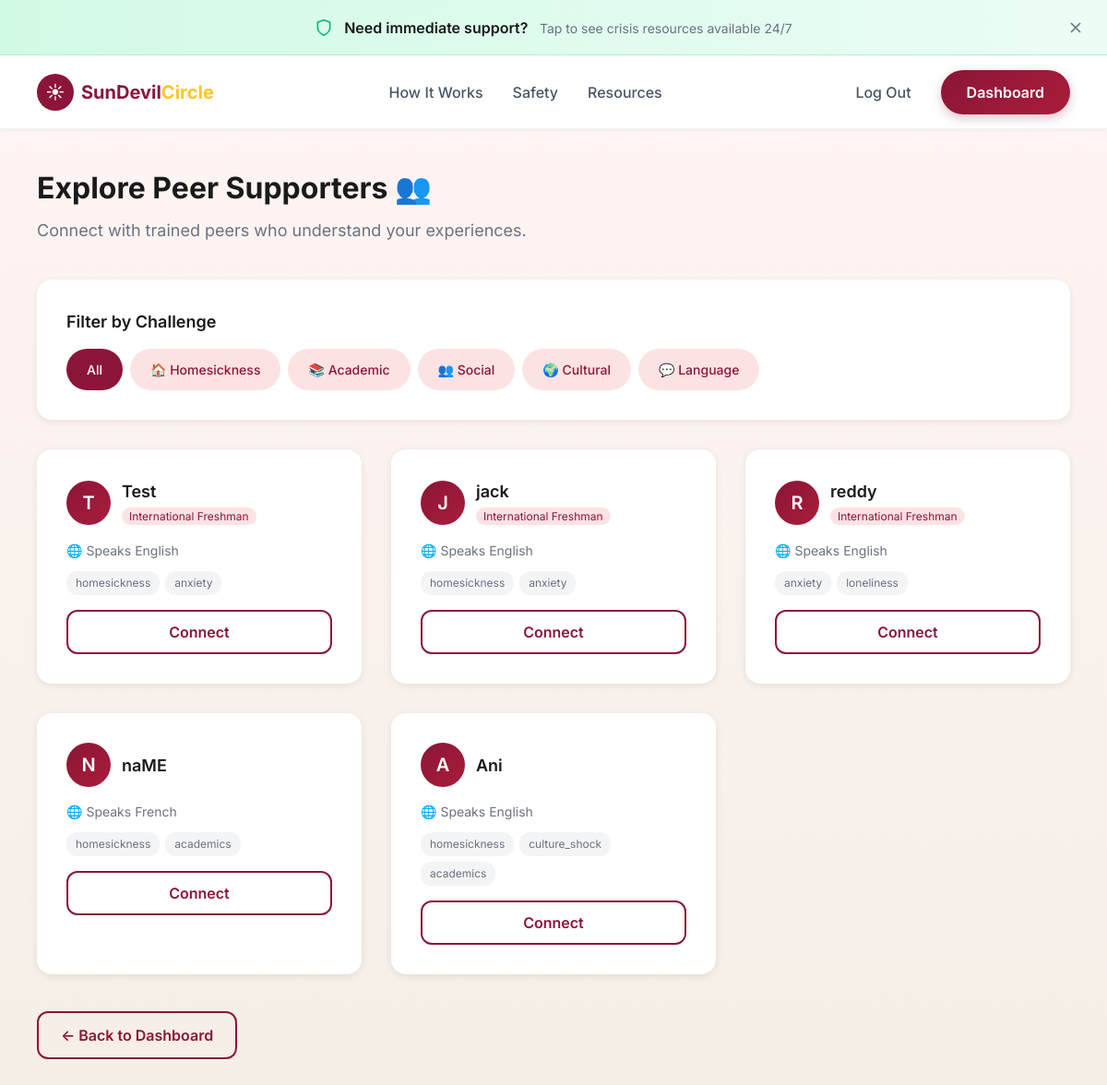
Page /people (signed in) on the earlier database version.
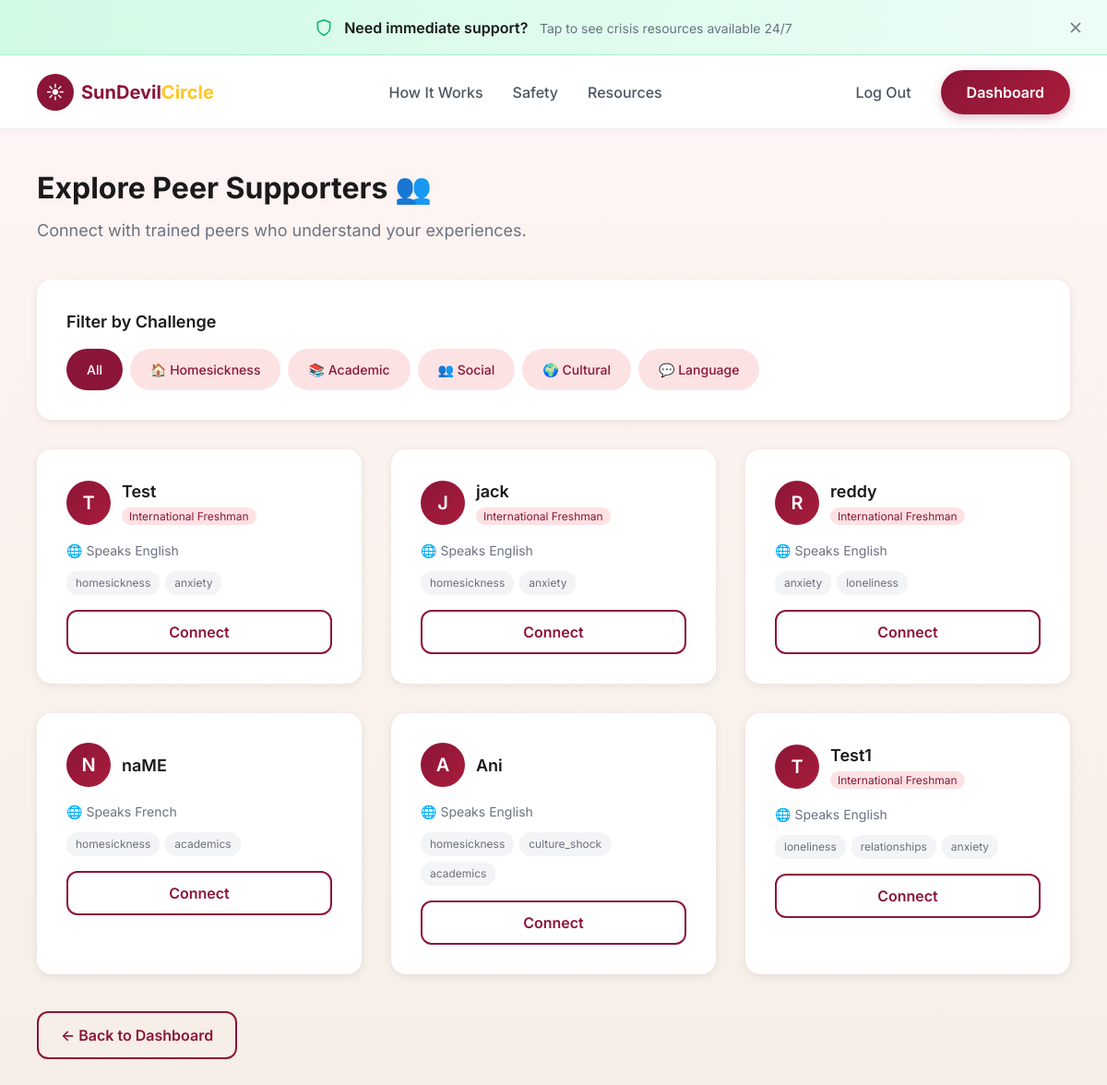
Same page on the later database version.
### tables this page shows
CREATE TABLE profiles (
                user_id INTEGER PRIMARY KEY,
                display_name TEXT,
                is_international_freshman INTEGER DEFAULT 0,
                preferred_language TEXT DEFAULT '',
                primary_challenge TEXT DEFAULT '',
                support_style TEXT DEFAULT 'mixed', support_topics TEXT DEFAULT "", languages TEXT DEFAULT "", cultural_background TEXT DEFAULT "", onboarding_complete INTEGER DEFAULT 0,
                FOREIGN KEY (user_id) REFERENCES users(id)
            );

### app.py (the view, shortened to what this page needs)
@app.route("/people", methods=["GET"])
@login_required
def people():
    if not session.get("display_name"):
        return redirect(url_for("onboarding"))
    user_id = session.get("user_id")
    filter_challenge = request.args.get("filter", "")
    db = get_db()
    all_profiles = db.execute('''
        SELECT p.*, u.username FROM profiles p
        JOIN users u ON p.user_id = u.id
        WHERE p.user_id != ? AND p.display_name IS NOT NULL AND p.display_name != ''
    ''', (user_id,)).fetchall()
    peers = []
    for row in all_profiles:
        challenges = row['primary_challenge'] or ''
        support_topics = row['support_topics'] or ''
        all_challenges = challenges + ',' + support_topics
        peers.append({
            "user_id": row['user_id'],
            "display_name": row['display_name'] or 'Anonymous',
            "is_international_freshman": bool(row['is_international_freshman']),
            "preferred_language": row['preferred_language'] or '',
            "primary_challenge": row['primary_challenge'] or '',
            "support_style": row['support_style'] or 'mixed'
        })
    if user_id:
        similar = get_similar_users(user_id, top_n=10, threshold=0.2)
    incoming_requests = get_pending_requests_for_user(user_id)
    return render_template(
        "people.html",
        peers=peers,
        filter=filter_challenge,
        incoming_requests=incoming_requests,
        username=session.get("username")
    )

### app.py (called while the page is built, shortened)
def get_db():
    db = getattr(g, '_database', None)
    if db is None:
        db = g._database = sqlite3.connect(DATABASE)
        db.row_factory = sqlite3.Row
    return db

@app.teardown_appcontext
def close_connection(exception):
    db = getattr(g, '_database', None)
    if db is not None:
        db.close()

def login_required(f):
    @wraps(f)
    def decorated_function(*args, **kwargs):
        if not session.get("user_id"):
            return redirect(url_for("login"))
        return f(*args, **kwargs)
    return decorated_function

def get_similar_users(user_id, top_n=5, threshold=0.4):
    user_data = user_embeddings.get(user_id)
    if not user_data:
        return []

def get_pending_requests_for_user(user_id):
    return pending_requests.get(user_id, [])

### templates/people.html (shortened to what this page needs)
{% extends "base.html" %}
{% block content %}
<div class="container" style="padding-top: 180px; padding-bottom: 80px;">
    <div style="margin-bottom: 40px;">
        <h1 style="font-size: 32px; font-weight: 700; color: var(--text-primary);">Explore Peer Supporters 👥</h1>
        <p style="color: var(--text-secondary); margin-top: 8px; font-size: 18px;">Connect with trained peers who
            understand your experiences.</p>
    </div>
    <div class="card" style="margin-bottom: 32px;">
        <h3 style="font-size: 18px; font-weight: 600; margin-bottom: 16px;">Filter by Challenge</h3>
        <div style="display: flex; flex-wrap: wrap; gap: 8px;">
            <a href="{{ url_for('people') }}" class="group-tag-btn"
                style="{{ 'background: var(--primary-maroon); color: white;' if not filter else '' }}">All</a>
            <a href="{{ url_for('people', filter='homesickness') }}" class="group-tag-btn"
                style="{{ 'background: var(--primary-maroon); color: white;' if filter == 'homesickness' else '' }}">🏠
                Homesickness</a>
            <a href="{{ url_for('people', filter='academic') }}" class="group-tag-btn"
                style="{{ 'background: var(--primary-maroon); color: white;' if filter == 'academic' else '' }}">📚
                Academic</a>
            <a href="{{ url_for('people', filter='social') }}" class="group-tag-btn"
                style="{{ 'background: var(--primary-maroon); color: white;' if filter == 'social' else '' }}">👥
                Social</a>
            <a href="{{ url_for('people', filter='cultural') }}" class="group-tag-btn"
                style="{{ 'background: var(--primary-maroon); color: white;' if filter == 'cultural' else '' }}">🌍
                Cultural</a>
            <a href="{{ url_for('people', filter='language') }}" class="group-tag-btn"
                style="{{ 'background: var(--primary-maroon); color: white;' if filter == 'language' else '' }}">💬
                Language</a>
        </div>
    </div>
    {% if peers and peers|length > 0 %}
    <div class="steps-grid">
        {% for peer in peers %}
        <div class="step-card">
            <div style="display: flex; align-items: center; gap: 12px; margin-bottom: 16px;">
                <div
                    style="width: 48px; height: 48px; background: linear-gradient(135deg, #8B1538, #A91D3A); border-radius: 50%; display: flex; align-items: center; justify-content: center; color: white; font-size: 20px; font-weight: 600;">
                    {{ peer.display_name[0].upper() if peer.display_name else '?' }}
                </div>
                <div>
                    <h3 style="font-size: 18px; font-weight: 600; color: var(--text-primary);">{{ peer.display_name }}
                    </h3>
                    {% if peer.is_international_freshman %}
                    <span
                        style="font-size: 12px; background: var(--pink-light); color: var(--primary-maroon); padding: 2px 8px; border-radius: 12px;">International
                        Freshman</span>
                    {% endif %}
                </div>
            </div>
            {% if peer.preferred_language %}
            <p style="font-size: 14px; color: var(--text-secondary); margin-bottom: 8px;">
                🌐 Speaks {{ peer.preferred_language }}
            </p>
            {% endif %}
            {% if peer.primary_challenge %}
            <div style="display: flex; flex-wrap: wrap; gap: 6px; margin-top: 12px;">
                {% for challenge in peer.primary_challenge.split(',')[:3] %}
                {% if challenge.strip() %}
                <span
                    style="font-size: 12px; background: #F3F4F6; color: var(--text-secondary); padding: 4px 10px; border-radius: 12px;">
                    {{ challenge.strip() }}
                </span>
                {% endif %}
                {% endfor %}
            </div>
            {% endif %}
            <button onclick="connectWithPeer('{{ peer.user_id }}', '{{ peer.display_name }}')" class="btn btn-outline"
                style="width: 100%; margin-top: 16px;">
                Connect
            </button>
        </div>
        {% endfor %}
    </div>
    {% endif %}
    <div style="margin-top: 40px;">
        <a href="{{ url_for('decision') }}" class="btn btn-outline">← Back to Dashboard</a>
    </div>
</div>
{% endblock %}

### templates/base.html (shortened to what this page needs)
<!DOCTYPE html>
<html lang="en">
<head>
    <link rel="stylesheet" href="{{ url_for('static', filename='style.css') }}">
</head>
<body>
    <div class="crisis-banner" id="crisisBanner">
        <div class="crisis-banner-content" onclick="toggleCrisisPanel()">
            <svg class="crisis-banner-icon" viewBox="0 0 24 24" fill="none" stroke="currentColor" stroke-width="2">
                <path d="M12 22s8-4 8-10V5l-8-3-8 3v7c0 6 8 10 8 10z" />
            </svg>
            <div class="crisis-banner-text">
                <strong>Need immediate support?</strong>
                <span>Tap to see crisis resources available 24/7</span>
            </div>
        </div>
        <svg class="crisis-banner-close" onclick="closeCrisisBanner(event)" viewBox="0 0 24 24" fill="none"
            stroke="currentColor" stroke-width="2">
            <path d="M18 6L6 18M6 6l12 12" />
        </svg>
    </div>
    <nav class="navbar" id="navbar">
        <div class="navbar-container">
            <a href="{{ url_for('index') }}" class="logo">
                <div class="logo-icon">☀</div>
                <div class="logo-text">
                    <span class="sun">SunDevil</span><span class="circle">Circle</span>
                </div>
            </a>
            <div class="nav-links">
                <a href="#how-it-works">How It Works</a>
                <a href="#safety">Safety</a>
                <a href="{{ url_for('resources') if session.get('user_id') else '#' }}">Resources</a>
            </div>
            <div class="nav-actions">
                {% if session.get('user_id') %}
                <a href="{{ url_for('logout') }}" class="btn-signin">Log Out</a>
                <a href="{{ url_for('decision') }}" class="btn-primary">Dashboard</a>
                {% else %}
                <a href="{{ url_for('login') }}" class="btn-signin">Sign In</a>
                <a href="{{ url_for('signup') }}" class="btn-primary">Get Started</a>
                {% endif %}
            </div>
        </div>
    </nav>
    <main>
        {% block content %}{% endblock %}
    </main>
</body>
</html>

Differences in the rows shown:
added profiles: display_name "T", display_name "Test1", is_international_freshman "International Freshman", preferred_language "English", strip "loneliness" "relationships" "anxiety"
